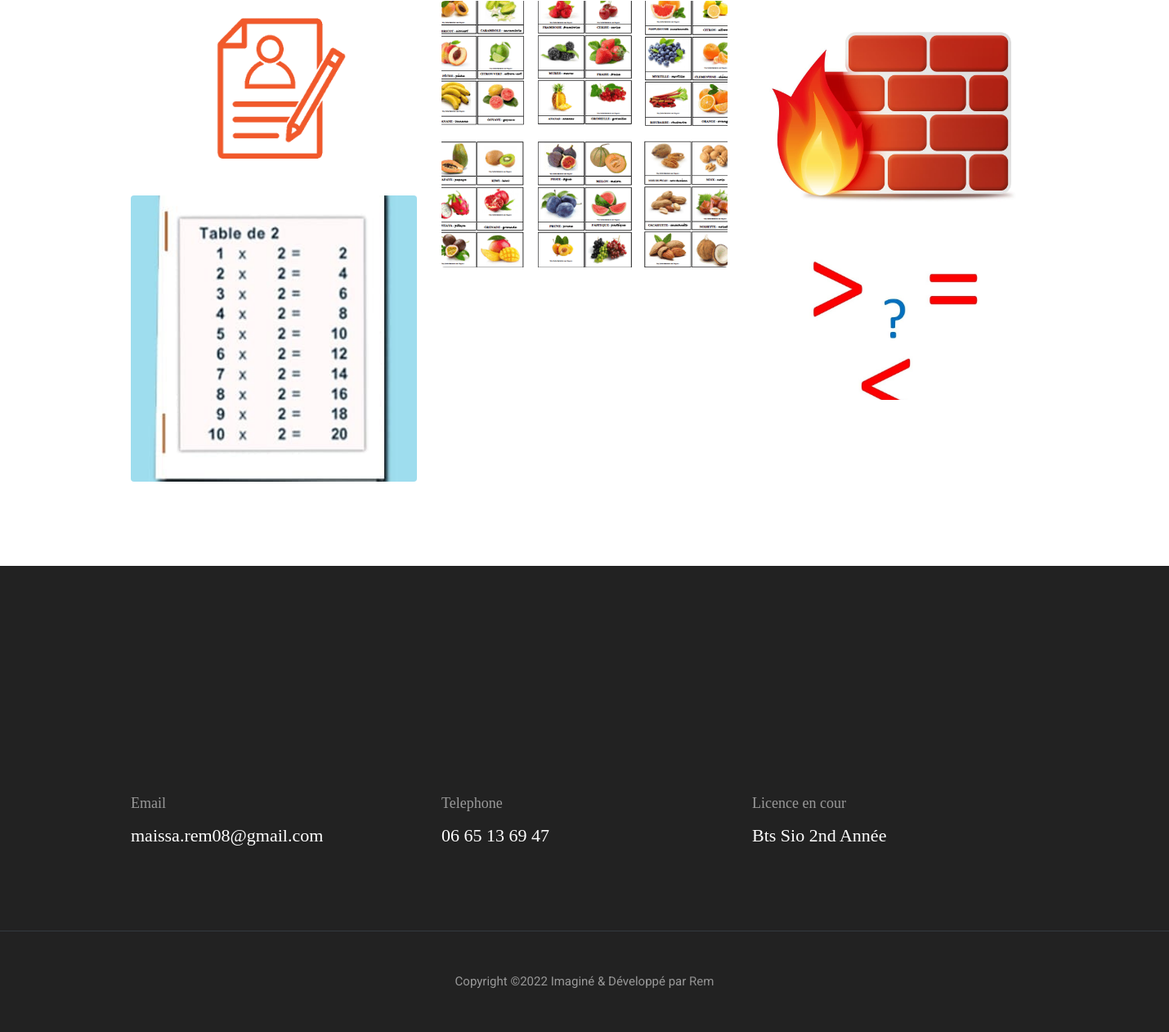
The app's page /realisation.php (lower part), older data.
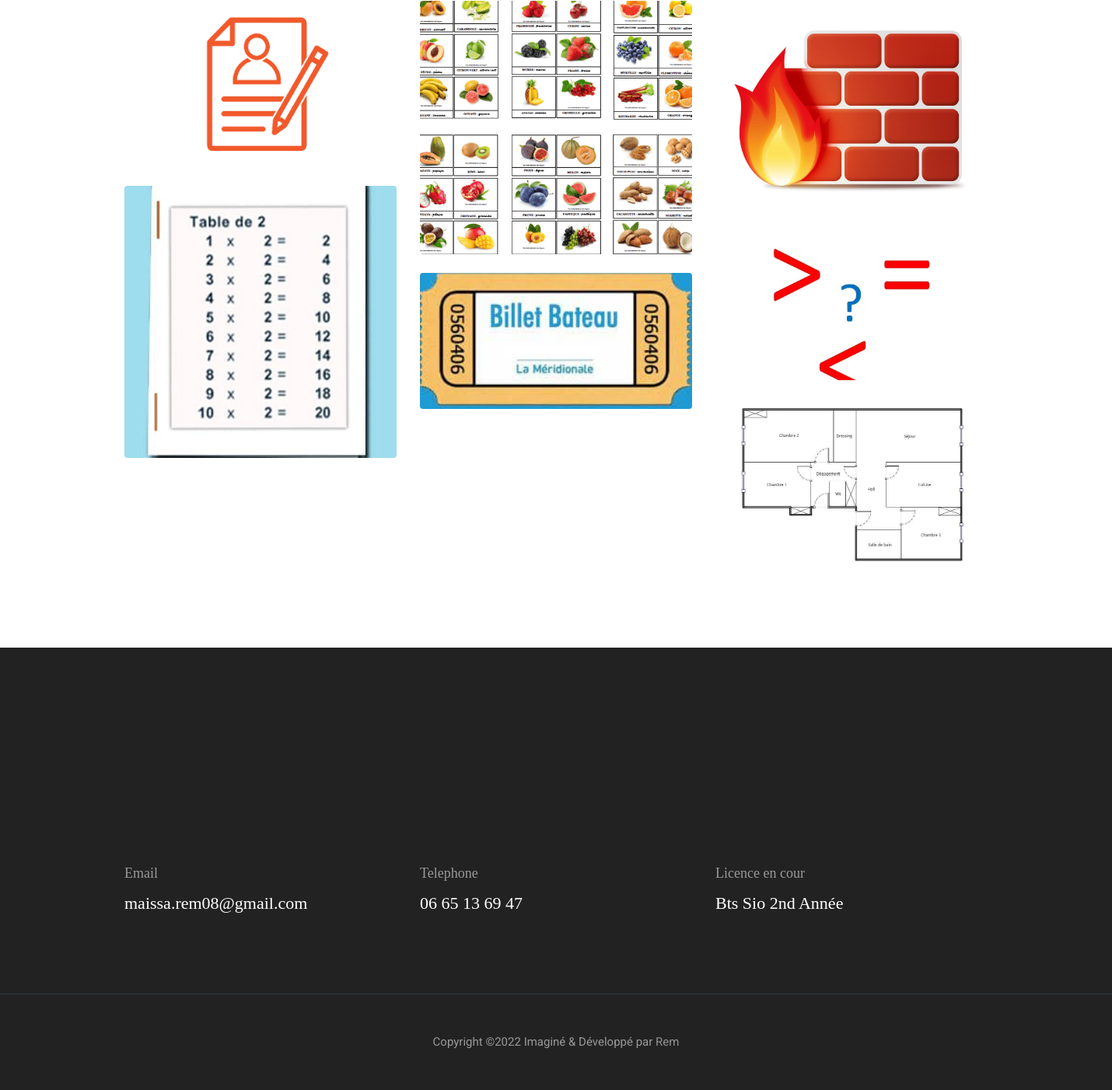
The same page, newer data.
### tables this page shows
CREATE TABLE IF NOT EXISTS `document` (
  `numeroDocument` int(11) NOT NULL AUTO_INCREMENT,
  `titreProjet` varchar(50) DEFAULT NULL,
  `lien` varchar(1000) DEFAULT NULL,
  `dateInsertion` datetime DEFAULT CURRENT_TIMESTAMP,
  `description` varchar(2000) DEFAULT NULL,
  `lienImage` varchar(200) NOT NULL,
  `lien_publication` varchar(1000) DEFAULT NULL,
  PRIMARY KEY (`numeroDocument`)
);

### function.php (the view)
<?php
include_once "./bdd_connexion.php";
function generationCardProjet()
{
  global $pdo;
  $requete = $pdo->query("SELECT * FROM document;");
  foreach ($requete as $doc) {
    $requeteSqlMotCle = "SELECT motcle.libelle as libelle FROM motcle LEFT OUTER JOIN appartient ON appartient.numeroMotCle = motcle.numeroMotCle WHERE appartient.numeroDocument = " . $doc['numeroDocument'] . "  GROUP BY libelle;";
    $requeteMotCle = $pdo->query($requeteSqlMotCle);
    $divMotCle = '<div class="col-lg-4 col-6 mb-4 shuffle-item" data-groups="';
    $nombreCleAPrevoir = $requeteMotCle->rowCount();
    $numCle = 1;
    $listMot = '[';
    foreach ($requeteMotCle as $motCle) {
      $listMot = $listMot . '&quot;' . $motCle["libelle"] . '&quot;';
      if ($numCle < $nombreCleAPrevoir) {
        $listMot = $listMot . ',';
      };
      $numCle += 1;
    };
    $recupImage = "SELECT `lienImage` FROM `document` WHERE `numeroDocument` = " . $doc['numeroDocument'];
    $lien = $pdo->query($recupImage);
    foreach ($lien as $image) {
      $lienImage = $image['lienImage'];
    }
    $listMot = $listMot . ']">';
    $divMotCle =  $divMotCle . $listMot;
    $divCard = $divMotCle . '
        <div class="position-relative rounded hover-wrapper">
          <img src="images/projet/' . $lienImage . '" alt="portfolio-image" class="img-fluid rounded w-100 d-block" style="")>
          <div class="hover-overlay">
            <div class="hover-content">
              <h4> ' . $doc["titreProjet"] . '</h4>
              <a class="btn btn-light btn-sm" href="projet-details.php?idProjet=' . $doc["numeroDocument"] . '" target=_blank >Voir le projet</a>
            </div>
          </div>
        </div>
      </div>
';
    echo $divCard;
  };
};

### realisation.php (shortened to what this page needs)
<!DOCTYPE html>
<html lang="fr">
<?php
require_once "./header.php";
include_once "bdd_connexion.php";
require_once "./function.php";
?>
<body>
<section class="section">
  <div class="container">
    <div class="row shuffle-wrapper">
    <?php
      generationCardProjet();
      ?>
    </div>
  </div>
</section>
<?php
require_once "footer.php";
?>
</body>
</html>

### header.php (shortened to what this page needs)
<head>
  <link rel="stylesheet" href="plugins/bootstrap/bootstrap.min.css">
  <link rel="stylesheet" href="plugins/slick/slick.css">
  <link rel="stylesheet" href="plugins/themify-icons/themify-icons.css">
  <link href="css/style.css" rel="stylesheet">
</head>

### footer.php (shortened to what this page needs)
<footer class="bg-dark footer-section">
  <div class="section">
    <div class="container">
      <div class="row">
        <div class="col-md-4">
          <h5 class="text-light">Email</h5>
          <p class="text-white paragraph-lg font-secondary">maissa.rem08@gmail.com</p>
        </div>
        <div class="col-md-4">
          <h5 class="text-light">Telephone</h5>
          <p class="text-white paragraph-lg font-secondary">06 65 13 69 47</p>
        </div>
        <div class="col-md-4">
          <h5 class="text-light">Licence en cour</h5>
          <p class="text-white paragraph-lg font-secondary">Bts Sio 2nd Année</p>
        </div>
      </div>
    </div>
  </div>
  <div class="border-top text-center border-dark py-5">
    <p class="mb-0 text-light">Copyright &copy; Imaginé &amp; Développé par <a class="text-white-50" href="Themefisher">Rem</a></p>
  </div>
</footer>

### css/style.css (style rules this page uses)
body { line-height: 1.2; font-family: "Roboto", sans-serif; -webkit-font-smoothing: antialiased; font-size: 15px; color: #4c4c4c; }
p, .paragraph { font-weight: 400; color: #4c4c4c; font-size: 15px; line-height: 1.8; font-family: "Roboto", sans-serif; }
p-lg, .paragraph-lg { font-size: 22px; }
h1, h2, h3, h4, h5, h6 { color: #000; font-family: "Playfair Display", serif; line-height: 1.2; }
h5, .h5 { font-size: 18px; }
body { background-color: #fff; overflow-x: hidden; }
img { vertical-align: middle; border: 0; }
a, a:hover, a:focus { text-decoration: none; }
a, button, select { cursor: pointer; transition: 0.2s ease; }
.section { padding-top: 80px; padding-bottom: 80px; }
.text-light { color: #999999 !important; }
.font-secondary { font-family: "Playfair Display", serif !important; }
.bg-dark { background-color: #222222 !important; }
.hover-wrapper { overflow: hidden; }
.hover-wrapper img { transition: 0.3s ease; transform: scale(1.1); }
.footer-section { padding-top: 200px; }

Row changes from the older to the newer data that the page shows:
added document: lienImage (picture)
added document: lienImage (picture)
